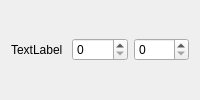
<?xml version="1.0" encoding="UTF-8"?>
<ui version="4.0">
 <class>Form</class>
 <widget class="QWidget" name="Form">
  <property name="windowTitle">
   <string>Form</string>
  </property>
  <layout class="QHBoxLayout" name="horizontalLayout">
   <item>
    <widget class="QLabel" name="label">
     <property name="text">
      <string>TextLabel</string>
     </property>
    </widget>
   </item>
   <item>
    <widget class="QSpinBox" name="min"/>
   </item>
   <item>
    <widget class="QSpinBox" name="max"/>
   </item>
  </layout>
 </widget>
 <resources/>
 <connections/>
</ui>
